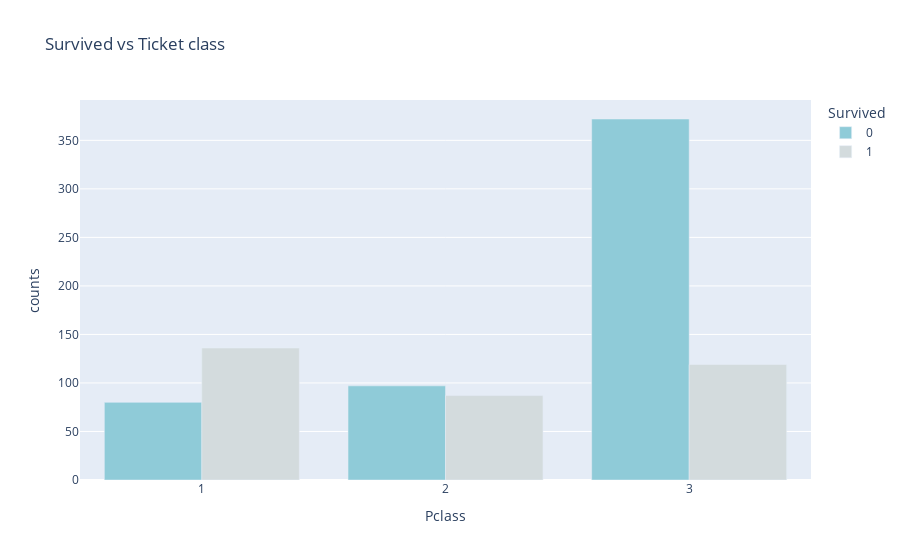

The cell this chart's notebook holds for it:
### Markdown cell above
Out of all the survivers there were many females. this may due to the fact that higher priority given to save the children and women on the ship.

### Code cell
df = data.groupby(by=["Survived", "Pclass"]).size().reset_index(name="counts")
px.bar(data_frame=df, x="Pclass", y="counts", color="Survived", barmode="group",color_discrete_sequence =['#8FCBD8','#D3DBDD']
      ,title="Survived vs Ticket class")

### Figure 1 — Plotly figure (JSON) as saved in the notebook; plotly's stock layout.template omitted (floating-point values rounded to 4 significant figures)
{"data": [{"alignmentgroup": "True", "hovertemplate": "Survived=0<br>Pclass=%{x}<br>counts=%{y}<extra></extra>", "legendgroup": "0", "marker": {"color": "#8FCBD8", "pattern": {"shape": ""}}, "name": "0", "offsetgroup": "0", "orientation": "v", "showlegend": true, "textposition": "auto", "type": "bar", "x": [1, 2, 3], "xaxis": "x", "y": [80, 97, 372], "yaxis": "y"}, {"alignmentgroup": "True", "hovertemplate": "Survived=1<br>Pclass=%{x}<br>counts=%{y}<extra></extra>", "legendgroup": "1", "marker": {"color": "#D3DBDD", "pattern": {"shape": ""}}, "name": "1", "offsetgroup": "1", "orientation": "v", "showlegend": true, "textposition": "auto", "type": "bar", "x": [1, 2, 3], "xaxis": "x", "y": [136, 87, 119], "yaxis": "y"}], "layout": {"barmode": "group", "legend": {"title": {"text": "Survived"}, "tracegroupgap": 0}, "title": {"text": "Survived vs Ticket class"}, "xaxis": {"anchor": "y", "domain": [0, 1], "title": {"text": "Pclass"}}, "yaxis": {"anchor": "x", "domain": [0, 1], "title": {"text": "counts"}}}}
